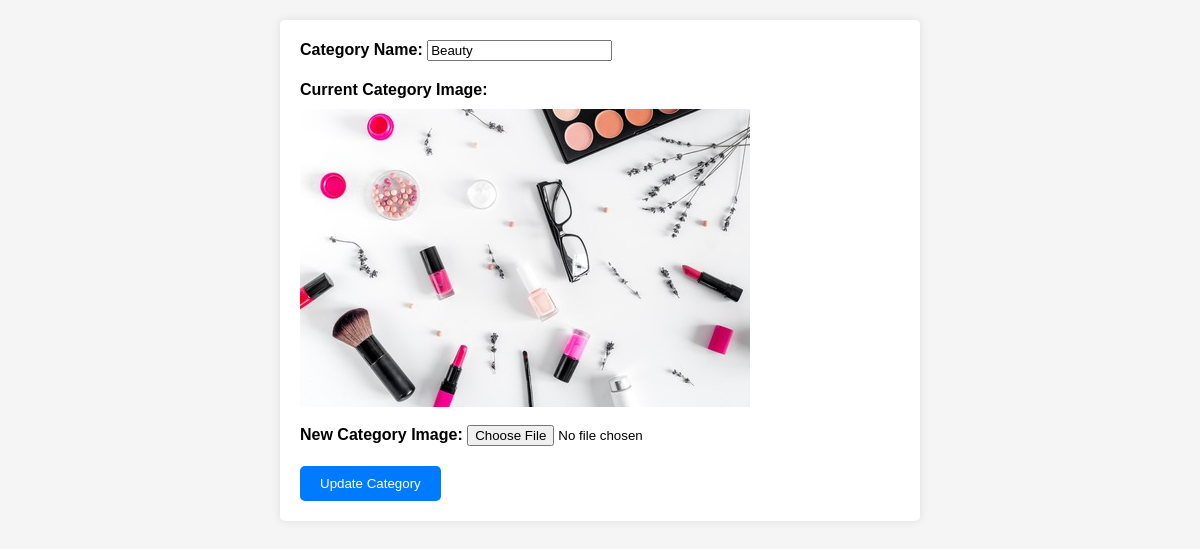
Page /edit_category.php?id=11 on the committed database.
### tables this page shows
CREATE TABLE `category` (
  `c_id` int(111) NOT NULL,
  `c_name` varchar(111) NOT NULL,
  `c_image` varchar(111) NOT NULL
);

### edit_category.php (the view, shortened to what this page needs)
<!DOCTYPE html>
<html lang="en">
<head>
</head>
<body>
    <div class="container">
        <?php
        include 'config.php';
        if (isset($_GET['id'])) {
            $category_id = $_GET['id'];
            $sql = "SELECT * FROM category WHERE c_id = $category_id";
            $result = mysqli_query($con, $sql);
            if (mysqli_num_rows($result) == 1) {
                $row = mysqli_fetch_assoc($result);
                $category_name = $row['c_name'];
                $category_image = $row['c_image'];
                $image_path = $category_image;
        ?>
                <form action="update_category.php" method="post" enctype="multipart/form-data">
                    <div class="form-group">
                        <label for="category_name">Category Name:</label>
                        <input type="text" class="form-control" id="category_name" name="category_name" value="<?php echo $category_name; ?>">
                    </div>
                    <div class="form-group">
                        <label for="category_image">Current Category Image:</label><br>
                        <img src="<?php echo $image_path; ?>" alt="Category Image">
                        <br>
                        <label for="new_category_image">New Category Image:</label>
                        <input type="file" class="form-control" id="new_category_image" name="new_category_image">
                    </div>
                    <button type="submit" class="btn btn-primary">Update Category</button>
                </form>
        <?php
            } else {
                echo "Category not found.";
            }
        } else {
            echo "Category ID not provided.";
        }
        ?>
    </div>
</body>
</html>

### edit_category.php (style rules this page uses)
body { font-family: Arial, sans-serif; background-color: #f5f5f5; margin: 0; padding: 20px; }
.container { max-width: 600px; margin: 0 auto; background-color: #fff; padding: 20px; border-radius: 5px; box-shadow: 0 0 10px rgba(0, 0, 0, 0.1); }
.form-group { margin-bottom: 20px; }
label { font-weight: bold; }
img { margin-top: 10px; display: block; max-width: 100%; }
.btn-primary { background-color: #007bff; color: #fff; border: none; padding: 10px 20px; border-radius: 5px; cursor: pointer; }

### rows in the picture
category: category_name "Beauty", c_image (picture)
